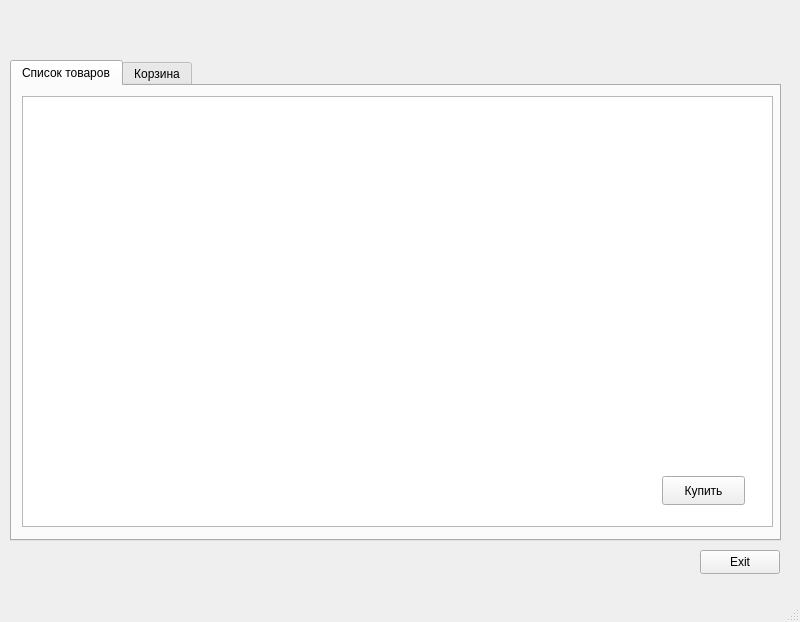
<?xml version="1.0" encoding="UTF-8"?>
<ui version="4.0">
 <class>BuyerHomeWindowN</class>
 <widget class="QMainWindow" name="BuyerHomeWindowN">
  <property name="geometry">
   <rect>
    <x>0</x>
    <y>0</y>
    <width>800</width>
    <height>622</height>
   </rect>
  </property>
  <property name="minimumSize">
   <size>
    <width>800</width>
    <height>622</height>
   </size>
  </property>
  <property name="maximumSize">
   <size>
    <width>800</width>
    <height>622</height>
   </size>
  </property>
  <property name="windowTitle">
   <string>MainWindow</string>
  </property>
  <widget class="QWidget" name="centralwidget">
   <widget class="QPushButton" name="exitButton">
    <property name="geometry">
     <rect>
      <x>700</x>
      <y>550</y>
      <width>80</width>
      <height>24</height>
     </rect>
    </property>
    <property name="font">
     <font>
      <pointsize>9</pointsize>
     </font>
    </property>
    <property name="text">
     <string>Exit</string>
    </property>
   </widget>
   <widget class="QTabWidget" name="tabWidget">
    <property name="geometry">
     <rect>
      <x>10</x>
      <y>60</y>
      <width>771</width>
      <height>481</height>
     </rect>
    </property>
    <property name="font">
     <font>
      <pointsize>9</pointsize>
     </font>
    </property>
    <property name="currentIndex">
     <number>0</number>
    </property>
    <widget class="QWidget" name="tab_9">
     <attribute name="title">
      <string>Список товаров</string>
     </attribute>
     <widget class="QTableView" name="tableView">
      <property name="geometry">
       <rect>
        <x>10</x>
        <y>10</y>
        <width>751</width>
        <height>431</height>
       </rect>
      </property>
     </widget>
     <widget class="QPushButton" name="pushButton">
      <property name="geometry">
       <rect>
        <x>650</x>
        <y>390</y>
        <width>83</width>
        <height>29</height>
       </rect>
      </property>
      <property name="text">
       <string>Купить</string>
      </property>
     </widget>
    </widget>
    <widget class="QWidget" name="tab_10">
     <attribute name="title">
      <string>Корзина</string>
     </attribute>
     <widget class="QStackedWidget" name="stackedWidget">
      <property name="geometry">
       <rect>
        <x>0</x>
        <y>0</y>
        <width>771</width>
        <height>451</height>
       </rect>
      </property>
      <property name="currentIndex">
       <number>0</number>
      </property>
      <widget class="QWidget" name="page">
       <widget class="QPushButton" name="payButton">
        <property name="geometry">
         <rect>
          <x>660</x>
          <y>410</y>
          <width>80</width>
          <height>24</height>
         </rect>
        </property>
        <property name="text">
         <string>Оплатить</string>
        </property>
       </widget>
       <widget class="QListWidget" name="listWidget">
        <property name="geometry">
         <rect>
          <x>80</x>
          <y>40</y>
          <width>601</width>
          <height>311</height>
         </rect>
        </property>
       </widget>
       <widget class="QLabel" name="totalPrice">
        <property name="geometry">
         <rect>
          <x>550</x>
          <y>350</y>
          <width>321</width>
          <height>51</height>
         </rect>
        </property>
        <property name="font">
         <font>
          <pointsize>25</pointsize>
         </font>
        </property>
        <property name="text">
         <string/>
        </property>
       </widget>
       <widget class="QLabel" name="label_2">
        <property name="geometry">
         <rect>
          <x>440</x>
          <y>350</y>
          <width>101</width>
          <height>51</height>
         </rect>
        </property>
        <property name="font">
         <font>
          <pointsize>25</pointsize>
         </font>
        </property>
        <property name="text">
         <string>Итого:</string>
        </property>
       </widget>
      </widget>
      <widget class="QWidget" name="page_2">
       <widget class="QPushButton" name="backButton">
        <property name="geometry">
         <rect>
          <x>20</x>
          <y>410</y>
          <width>80</width>
          <height>24</height>
         </rect>
        </property>
        <property name="text">
         <string>Назад</string>
        </property>
       </widget>
       <widget class="QLabel" name="label_3">
        <property name="geometry">
         <rect>
          <x>210</x>
          <y>60</y>
          <width>321</width>
          <height>51</height>
         </rect>
        </property>
        <property name="font">
         <font>
          <pointsize>18</pointsize>
         </font>
        </property>
        <property name="text">
         <string>Введите данные для оплаты:</string>
        </property>
       </widget>
       <widget class="QLineEdit" name="cardNumber">
        <property name="geometry">
         <rect>
          <x>250</x>
          <y>140</y>
          <width>231</width>
          <height>31</height>
         </rect>
        </property>
        <property name="placeholderText">
         <string>16 цифр</string>
        </property>
       </widget>
       <widget class="QLineEdit" name="monthYear">
        <property name="geometry">
         <rect>
          <x>250</x>
          <y>210</y>
          <width>101</width>
          <height>31</height>
         </rect>
        </property>
        <property name="placeholderText">
         <string>ММ/ГГ</string>
        </property>
       </widget>
       <widget class="QLineEdit" name="cvcCvv">
        <property name="geometry">
         <rect>
          <x>390</x>
          <y>210</y>
          <width>91</width>
          <height>31</height>
         </rect>
        </property>
        <property name="placeholderText">
         <string>3 цифры</string>
        </property>
       </widget>
       <widget class="QLabel" name="label_4">
        <property name="geometry">
         <rect>
          <x>250</x>
          <y>110</y>
          <width>101</width>
          <height>21</height>
         </rect>
        </property>
        <property name="font">
         <font>
          <pointsize>12</pointsize>
         </font>
        </property>
        <property name="text">
         <string>Номер карты</string>
        </property>
       </widget>
       <widget class="QLabel" name="label_5">
        <property name="geometry">
         <rect>
          <x>250</x>
          <y>180</y>
          <width>111</width>
          <height>21</height>
         </rect>
        </property>
        <property name="font">
         <font>
          <pointsize>12</pointsize>
         </font>
        </property>
        <property name="text">
         <string>Срок действия</string>
        </property>
       </widget>
       <widget class="QLabel" name="label_6">
        <property name="geometry">
         <rect>
          <x>390</x>
          <y>180</y>
          <width>111</width>
          <height>21</height>
         </rect>
        </property>
        <property name="font">
         <font>
          <pointsize>12</pointsize>
         </font>
        </property>
        <property name="text">
         <string>CVC / CVV</string>
        </property>
       </widget>
       <widget class="QLineEdit" name="email">
        <property name="geometry">
         <rect>
          <x>250</x>
          <y>280</y>
          <width>231</width>
          <height>31</height>
         </rect>
        </property>
        <property name="placeholderText">
         <string>ivan_ivanov@mail.ru</string>
        </property>
       </widget>
       <widget class="QLabel" name="label_7">
        <property name="geometry">
         <rect>
          <x>250</x>
          <y>250</y>
          <width>191</width>
          <height>21</height>
         </rect>
        </property>
        <property name="font">
         <font>
          <pointsize>12</pointsize>
         </font>
        </property>
        <property name="text">
         <string>Адрес электронной почты</string>
        </property>
       </widget>
       <widget class="QPushButton" name="payButton_2">
        <property name="geometry">
         <rect>
          <x>660</x>
          <y>410</y>
          <width>80</width>
          <height>24</height>
         </rect>
        </property>
        <property name="text">
         <string>Купить</string>
        </property>
       </widget>
      </widget>
     </widget>
    </widget>
   </widget>
   <widget class="QLabel" name="nameLabel">
    <property name="geometry">
     <rect>
      <x>500</x>
      <y>400</y>
      <width>111</width>
      <height>51</height>
     </rect>
    </property>
    <property name="font">
     <font>
      <pointsize>25</pointsize>
     </font>
    </property>
    <property name="text">
     <string>name</string>
    </property>
   </widget>
   <zorder>nameLabel</zorder>
   <zorder>exitButton</zorder>
   <zorder>tabWidget</zorder>
  </widget>
  <widget class="QMenuBar" name="menubar">
   <property name="geometry">
    <rect>
     <x>0</x>
     <y>0</y>
     <width>800</width>
     <height>21</height>
    </rect>
   </property>
  </widget>
  <widget class="QStatusBar" name="statusbar"/>
 </widget>
 <resources/>
 <connections/>
</ui>
